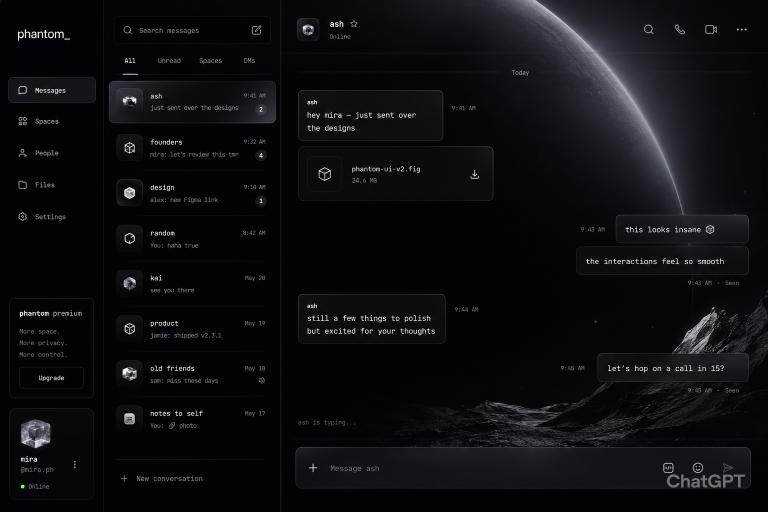
#> input picture image_reference/ChatGPT Image Jun 10, 2026, 04_12_25 PM.png, 1536 x 1024 px, given in place of ChatGPT Image Jun 10, 2026, 04_12_25 PM.png.jpg, which was not available (shown at 1/2 size)
$ python -i make_ad.py   (imports and definitions only)
#> lines starting #> are read from the running program, lines starting #| are printed output that depends on the picture
"""Render the phantom_ video advertisement.

18 seconds, 1280x720, 24fps. Ken Burns drifts over the HD atmosphere
photography with the brand's quiet typography. Run once:

    python make_ad.py
"""

import numpy as np
from PIL import Image, ImageDraw, ImageFont, ImageEnhance

W, H, FPS = 1280, 720, 24


def font(path, size):
    try:
        return ImageFont.truetype(path, size)
    except OSError:
        return ImageFont.load_default()


MONO_XL = font("C:/Windows/Fonts/consola.ttf", 110)
MONO_MD = font("C:/Windows/Fonts/consola.ttf", 30)
MONO_SM = font("C:/Windows/Fonts/consola.ttf", 20)
DISP_LG = font("C:/Windows/Fonts/segoeuib.ttf", 84)
#> `VIG = Image.new("L", (W, H), 0)`: VIG: PIL image 1280x720 L; every value is 0
DISP_MD = font("C:/Windows/Fonts/segoeuib.ttf", 46)


def load(name, brightness=0.85):
#> called with brightness = 0.85
    img = Image.open(f"static/img/web/{name}.jpg").convert("L").convert("RGB")
    img = ImageEnhance.Brightness(img).enhance(brightness)
    # cover-fit to a canvas 15% larger than the frame so we can drift
    scale = max(W * 1.18 / img.width, H * 1.18 / img.height)
#> scale = 0.983
    return img.resize((int(img.width * scale), int(img.height * scale)))
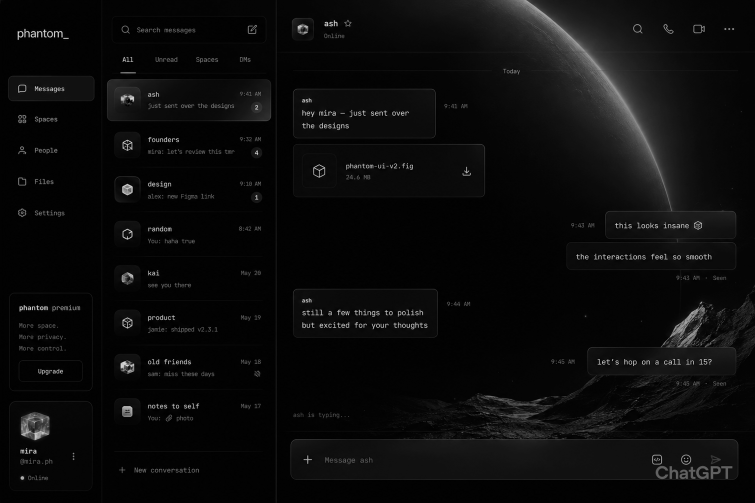
#> returned value: PIL image 1510x1006 RGB (shown at 1/2 size); min 0, max 237, mean 11.4


# [9 lines left out: function ken_burns, not called in this run]


def center(d, text, y, f, fill):
    tw = d.textlength(text, font=f)
    d.text(((W - tw) // 2, y), text, font=f, fill=fill)


# [6 lines left out: function vignette, not called in this run]


VIG = Image.new("L", (W, H), 0)
_vd = ImageDraw.Draw(VIG)
# [3 lines not run here, left out]
BLACK = Image.new("RGB", (W, H), (5, 5, 6))

rng = np.random.default_rng(7)


# [22 lines left out: functions grain, fade, text_layer, not called in this run]


SCENES = [
    # (image, seconds, headline draw fn)
    ("moon", 4.0, lambda d: (
        center(d, "phantom_", 295, MONO_XL, (255, 255, 255, 255)),
        center(d, "A QUIET PLACE TO TALK", 445, MONO_SM, (185, 185, 190, 255)))),
    ("stars", 3.5, lambda d: (
        center(d, "Fast.", 280, DISP_LG, (255, 255, 255, 255)),
        center(d, "Instant launch. Real-time delivery.", 400, MONO_MD, (200, 200, 205, 255)))),
    ("ridge", 3.5, lambda d: (
        center(d, "Private.", 280, DISP_LG, (255, 255, 255, 255)),
        center(d, "End-to-end encrypted. Zero trackers.", 400, MONO_MD, (200, 200, 205, 255)))),
    ("valley", 3.5, lambda d: (
        center(d, "Lightweight.", 280, DISP_LG, (255, 255, 255, 255)),
        center(d, "No clutter. No noise. No feeds.", 400, MONO_MD, (200, 200, 205, 255)))),
    (None, 3.5, lambda d: (
        center(d, "Private conversations.", 250, DISP_MD, (255, 255, 255, 255)),
        center(d, "Nothing else.", 315, DISP_MD, (255, 255, 255, 255)),
        center(d, "phantom.chat", 460, MONO_MD, (170, 170, 176, 255)))),
]

XFADE = 0.6  # seconds of crossfade between scenes


# [20 lines left out: function scene_frame, not called in this run]


# [2 lines not run here, left out]

import imageio.v2 as imageio

# [4 lines that did not run here, left out]

total_scenes = len(SCENES)
# [16 lines not run here, left out]

>>> result = load('image_reference/ChatGPT Image Jun 10, 2026, 04_12_25 PM.png')

$ run again, on image_reference/ChatGPT Image Jun 10, 2026, 04_27_55 PM.png
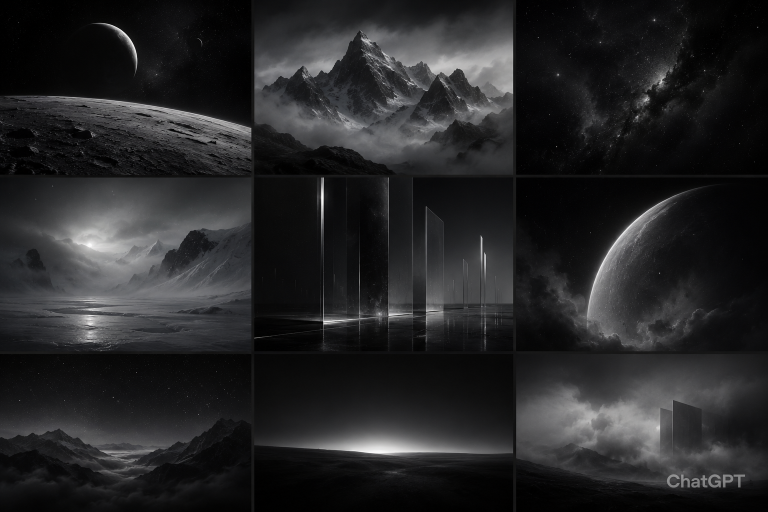
#> input picture image_reference/ChatGPT Image Jun 10, 2026, 04_27_55 PM.png, 1536 x 1024 px, given in place of ChatGPT Image Jun 10, 2026, 04_27_55 PM.png.jpg, which was not available (shown at 1/2 size)
#> VIG: PIL image 1280x720 L; every value is 0
#> in load, `img = ImageEnhance.Brightness(img).enhance(brightness)`:
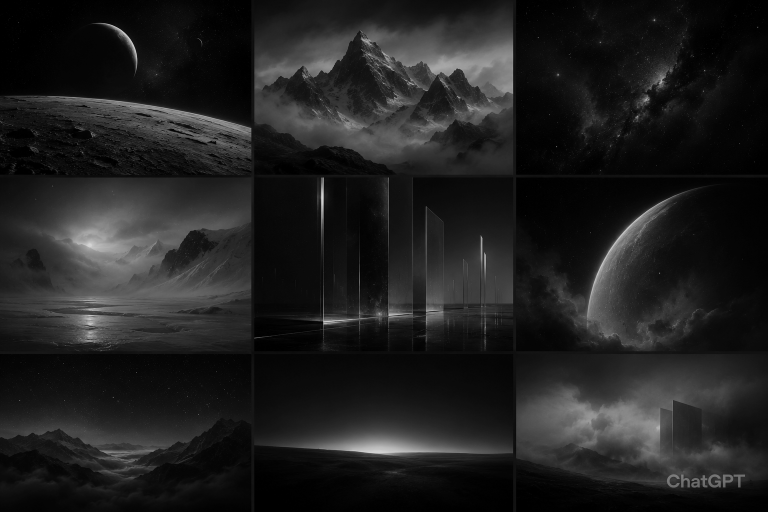
#> img: PIL image 1536x1024 RGB (shown at 1/2 size); min 0, max 216, mean 31.9

$ run again, on image_reference/ChatGPT Image Jun 10, 2026, 05_19_59 PM.png
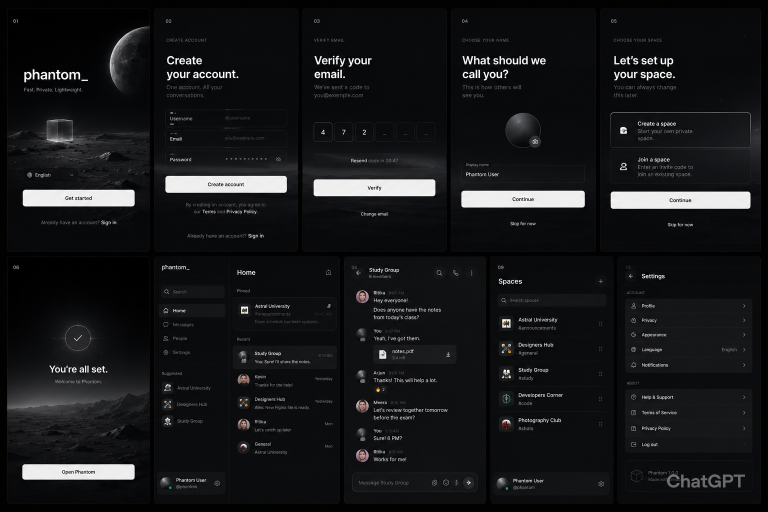
#> input picture image_reference/ChatGPT Image Jun 10, 2026, 05_19_59 PM.png, 1536 x 1024 px, given in place of ChatGPT Image Jun 10, 2026, 05_19_59 PM.png.jpg, which was not available (shown at 1/2 size)
#> VIG: PIL image 1280x720 L; every value is 0
#> in load, `img = ImageEnhance.Brightness(img).enhance(brightness)`:
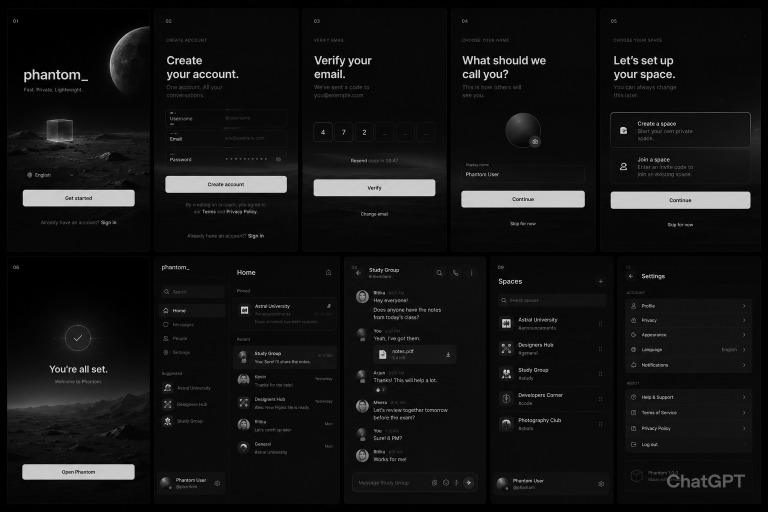
#> img: PIL image 1536x1024 RGB (shown at 1/2 size); min 0, max 216, mean 19.5
